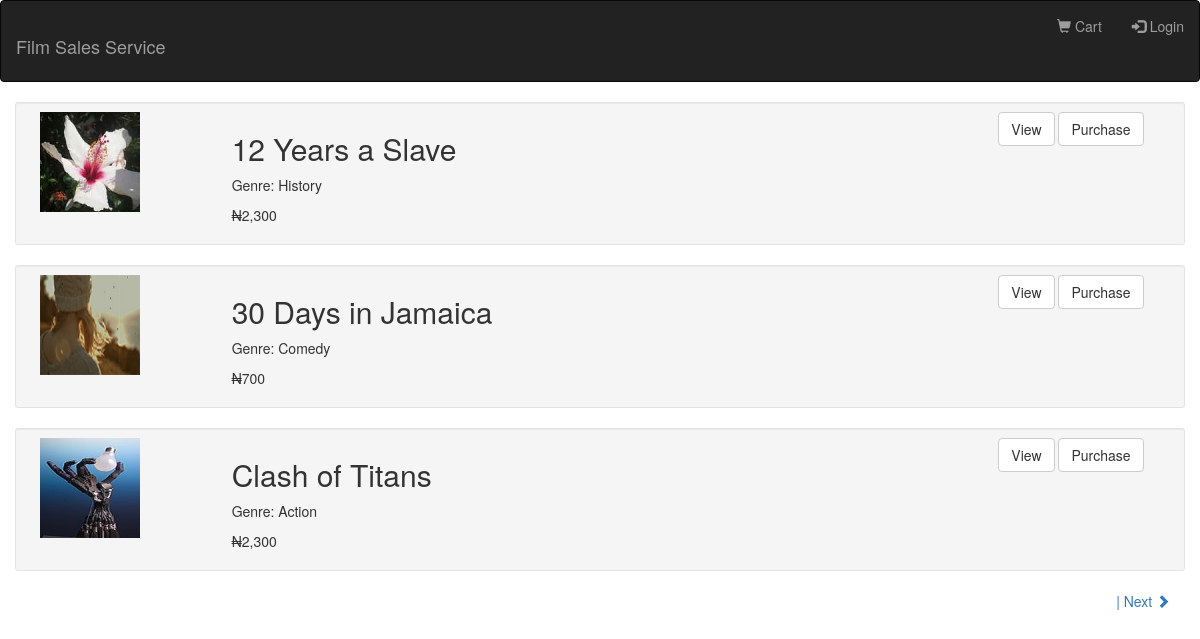
Screenshot of /browse-films.php with the database file from the repository.
### tables this page shows
CREATE TABLE films (
    film_id INT NOT NULL AUTO_INCREMENT,
    film_title VARCHAR(100),
    film_genre VARCHAR(100),
    film_price INT,
    film_thumbnail_filename VARCHAR(100),
    PRIMARY KEY (film_id)
);

### includes/session-utilities.php (called while the page is built, shortened)
<?php
function customerIsLoggedIn()
{
    return isset($_SESSION['logged_in_customer_id']);
}
?>

### includes/database-utilities.php (called while the page is built, shortened)
<?php
$databaseHandle = mysqli_connect('localhost', 'root', '', 'film_sales_database') or die('Unable to establish database connection.');
function getMultipleFilmsInDatabase($condition = 'WHERE 1 = 1', $offset = 0)
{
    global $databaseHandle;
    $query = 'SELECT * FROM films ' . mysqli_real_escape_string($databaseHandle, $condition) . ' ORDER BY film_title LIMIT ' . ((integer) $offset) . ', ' . COUNT_OF_FILMS_BROWSEABLE_AT_ONCE;
    return getMultipleRowsOfResult($databaseHandle, $query);
}
function getMultipleRowsOfResult($databaseHandle, $query)
{
    $result = mysqli_query($databaseHandle, $query);
    $multipleRowsOfResult = array();
    $row = mysqli_fetch_assoc($result);
    while ($row != NULL) {
        $multipleRowsOfResult[] = $row;
        $row = mysqli_fetch_assoc($result);
    }
    return $multipleRowsOfResult;
}
?>

### browse-films.php (the view, shortened to what this page needs)
<?php
require_once 'includes/header.php';
$condition = 'WHERE 1 = 1';
$offset = isset($_GET['offset']) ? (integer) $_GET['offset'] : 0;
$filmsAvailableForPurchase = getMultipleFilmsInDatabase($condition, $offset);
?>
<div class="container">
<?php
foreach ($filmsAvailableForPurchase as $film) {
?>
    <div class="row well well-sm">
        <div class="col-sm-2">
            <img src="images/<?php echo $film['film_thumbnail_filename'] ?>" alt="<?php echo $film['film_title'] ?>" height="100" max-width="100%"/>
        </div>
        <div class="col-sm-8">
            <h2><?php echo $film['film_title'] ?></h2>
            <p><span>Genre:</span> <?php echo $film['film_genre'] ?></p>
            <p><?php echo monetize($film['film_price']) ?></p>
        </div>
        <div class="col-sm-2">
            <a href="view-film.php?film=<?php echo $film['film_id'] ?>" class="btn btn-default">View</a>
            <a href="add-to-cart.php?film=<?php echo $film['film_id'] ?>" class="btn btn-default">Purchase</a>
        </div>
    </div>
<?php
}
$thereAreNextFilms = count(getMultipleFilmsInDatabase($condition, $offset + COUNT_OF_FILMS_BROWSEABLE_AT_ONCE)) > 0;
?>
<?php
if ($thereAreNextFilms) {
?>
    <a href="browse-films.php?offset=<?php echo $offset + COUNT_OF_FILMS_BROWSEABLE_AT_ONCE ?>" class="pull-right">| Next <span class="glyphicon glyphicon-chevron-right"></span></a>
<?php
}
?>
</div>
<?php
require_once 'includes/footer.php';
?>

### includes/header.php (shortened to what this page needs)
<?php
require_once 'session-utilities.php';
require_once 'database-utilities.php';
require_once 'general-utilities.php';
?>
<!DOCTYPE html>
<html>
    <head>
        <link href="bootstrap-files/css/bootstrap.min.css" rel="stylesheet" type="text/css"/>
        <link href="stylesheets/style.css" rel="stylesheet" type="text/css"/>
    </head>
    <body>
        <header class="navbar navbar-inverse">
            <nav class="container-fluid">
                <h1 class="navbar-header">
                    <a href="index.php" class="navbar-brand">Film Sales Service</a>
                </h1>
                <ul class="nav navbar-nav navbar-right">
                    <li><a href="view-cart.php"><span class="glyphicon glyphicon-shopping-cart"></span> Cart</a></li>
<?php
if (customerIsLoggedIn()) {
?>
                    <li><a href="view-customer-profile.php"><span class="glyphicon glyphicon-user"></span> My Profile</a></li>
                    <li><a href="index.php?action=logout"><span class="glyphicon glyphicon-log-out"></span> Logout</a></li>
<?php
}
else {
?>
                    <li><a href="login.php?page=<?php echo htmlspecialchars(basename($_SERVER['PHP_SELF'])) ?>"><span class="glyphicon glyphicon-log-in"></span> Login</a></li>
<?php
}
?>
                </ul>
            </nav>
        </header>

### includes/general-utilities.php (shortened to what this page needs)
<?php
function monetize($value)
{
    settype($value, 'string');
    $money = '';
    $count = 0;
    for ($i = strlen($value) - 1; $i >= 0; $i--) {
        if ($count == 3) {
            $money = ',' . $money;
            $count = 0;
        }
        $money = $value[$i] . $money;
        $count++;
    }
    return '<span class="naira-symbol"></span>' . $money;
}
?>

### includes/footer.php
    </body>
</html>

### stylesheets/style.css (style rules this page uses)
.naira-symbol::after { content: 'N'; text-decoration: line-through; text-decoration-style: double; }

### rows the page displays
films: film_thumbnail_filename (picture), film_title "12 Years a Slave", film_genre "History", money "2,300"
films: film_thumbnail_filename (picture), film_title "30 Days in Jamaica", film_genre "Comedy", money "700"
films: film_thumbnail_filename (picture), film_title "Clash of Titans", film_genre "Action", money "2,300"
